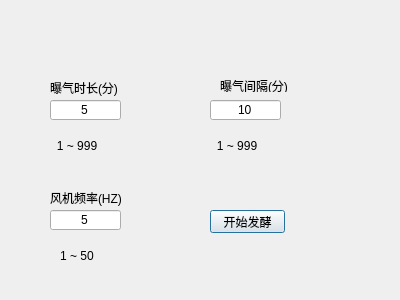
<?xml version="1.0" encoding="UTF-8"?>
<ui version="4.0">
 <class>CustomFerSettingDialog</class>
 <widget class="QDialog" name="CustomFerSettingDialog">
  <property name="geometry">
   <rect>
    <x>0</x>
    <y>0</y>
    <width>400</width>
    <height>300</height>
   </rect>
  </property>
  <property name="windowTitle">
   <string>Dialog</string>
  </property>
  <widget class="QLabel" name="label1">
   <property name="geometry">
    <rect>
     <x>50</x>
     <y>80</y>
     <width>71</width>
     <height>16</height>
    </rect>
   </property>
   <property name="text">
    <string>曝气时长(分)</string>
   </property>
  </widget>
  <widget class="QLabel" name="label2">
   <property name="geometry">
    <rect>
     <x>220</x>
     <y>80</y>
     <width>71</width>
     <height>12</height>
    </rect>
   </property>
   <property name="text">
    <string>曝气间隔(分)</string>
   </property>
  </widget>
  <widget class="QLineEdit" name="aerationTimeLineEdit">
   <property name="geometry">
    <rect>
     <x>50</x>
     <y>100</y>
     <width>71</width>
     <height>20</height>
    </rect>
   </property>
   <property name="text">
    <string>5</string>
   </property>
   <property name="alignment">
    <set>Qt::AlignCenter</set>
   </property>
  </widget>
  <widget class="QLineEdit" name="aerationSpaceLineEdit">
   <property name="geometry">
    <rect>
     <x>210</x>
     <y>100</y>
     <width>71</width>
     <height>20</height>
    </rect>
   </property>
   <property name="inputMask">
    <string/>
   </property>
   <property name="text">
    <string>10</string>
   </property>
   <property name="alignment">
    <set>Qt::AlignCenter</set>
   </property>
  </widget>
  <widget class="QPushButton" name="customFerButton">
   <property name="geometry">
    <rect>
     <x>210</x>
     <y>210</y>
     <width>75</width>
     <height>23</height>
    </rect>
   </property>
   <property name="text">
    <string>开始发酵</string>
   </property>
  </widget>
  <widget class="QLabel" name="label">
   <property name="geometry">
    <rect>
     <x>50</x>
     <y>140</y>
     <width>54</width>
     <height>12</height>
    </rect>
   </property>
   <property name="text">
    <string>1 ~ 999</string>
   </property>
   <property name="alignment">
    <set>Qt::AlignCenter</set>
   </property>
  </widget>
  <widget class="QLabel" name="label_2">
   <property name="geometry">
    <rect>
     <x>210</x>
     <y>140</y>
     <width>54</width>
     <height>12</height>
    </rect>
   </property>
   <property name="text">
    <string>1 ~ 999</string>
   </property>
   <property name="alignment">
    <set>Qt::AlignCenter</set>
   </property>
  </widget>
  <widget class="QLabel" name="label_3">
   <property name="geometry">
    <rect>
     <x>50</x>
     <y>250</y>
     <width>54</width>
     <height>12</height>
    </rect>
   </property>
   <property name="text">
    <string>1 ~ 50</string>
   </property>
   <property name="alignment">
    <set>Qt::AlignCenter</set>
   </property>
  </widget>
  <widget class="QLabel" name="label1_2">
   <property name="geometry">
    <rect>
     <x>50</x>
     <y>190</y>
     <width>71</width>
     <height>16</height>
    </rect>
   </property>
   <property name="text">
    <string>风机频率(HZ)</string>
   </property>
  </widget>
  <widget class="QLineEdit" name="fanFrequencyLineEdit">
   <property name="geometry">
    <rect>
     <x>50</x>
     <y>210</y>
     <width>71</width>
     <height>20</height>
    </rect>
   </property>
   <property name="text">
    <string>5</string>
   </property>
   <property name="alignment">
    <set>Qt::AlignCenter</set>
   </property>
  </widget>
 </widget>
 <resources/>
 <connections/>
</ui>
